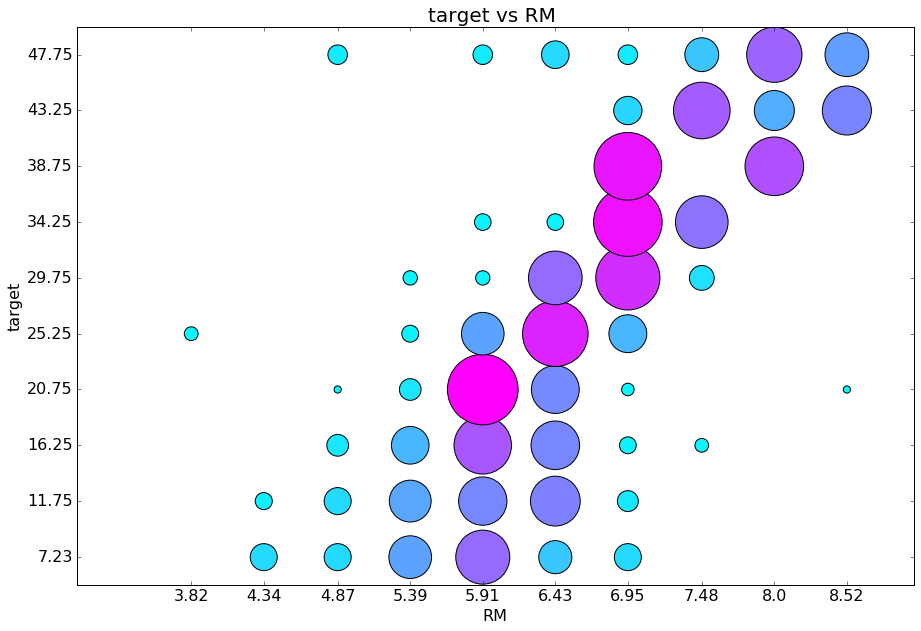

The script that drew this image:
import numpy as np
import pandas as pd
from matplotlib import pyplot as plt


def get_point(x, digits=2):
    a, b = x.split(',')
    a = float(a.strip("("))
    b = float(b.strip("]"))
    c = (a+b)/2
    return np.round(c,digits)


def bubble_plot(df, x, y, z_boolean=None, ordered_x_values=None, ordered_y_values=None, bins_x=10,
                bins_y=10, fontsize=16, figsize=(10,5), maximal_bubble_size=4000,
                normalization_by_all = False, log=False):
    """
    :param df: dataframe
    :param x:  name of first numerical/categorical field (string) (for x-axis)
    :param y: name of second numerical/categorical field (string) (for y-axis)
    :param z_boolean: name of categorical field with two categories / boolean field (for coloring)
    :param ordered_x_values: the values we would like to map from x categorical variable 
    according to the order we would like to present them
    :param ordered_y_values: the values we would like to map from the y categorical variable 
    according to the order we would like to present them
    :param bins_x: the bins for x values if x is numberic
    :param bins_y: the bins for y values if y is numberic
    :param normalization_by_all: True - shows joint distribution p(x,y), False - shows conditional distribution p(y|x)
    :param maximal_bubble_size: if the bubbles are too big or too small this is the parameter you should change!
    :param log: whether to apply log on the count (influence the size of the bubbles)
    :return: nice bubble plot, bubble size is propotional to the frequency of the bucket :)
    """
    plt.figure(figsize=figsize)
    x_is_numeric = df[x].dtype in (float, int) and ordered_x_values is None
    y_is_numeric = df[y].dtype in (float, int) and ordered_y_values is None 
    count_table = pd.concat([pd.cut(df[x], bins=bins_x) if x_is_numeric else df[x],
                             pd.cut(df[y], bins=bins_y) if y_is_numeric else df[y]], axis=1)
    count_table = count_table.groupby(x)[y].value_counts().unstack().fillna(0)
    ordered_x_values = count_table.index.values if ordered_x_values is None else ordered_x_values
    ordered_y_values = count_table.columns if ordered_y_values is None else ordered_y_values
    if z_boolean is not None:
        count_table_long, xticks, yticks, xticklabels, yticklabels = plot_with_z(df, x, y, z_boolean, bins_x, bins_y, x_is_numeric, y_is_numeric, ordered_x_values, ordered_y_values, maximal_bubble_size, 
                                                                                 normalization_by_all=normalization_by_all)
    else:
        count_table_long, xticks, yticks, xticklabels, yticklabels = plot_without_z(df, x, y, z_boolean, count_table, bins_x, bins_y, x_is_numeric, y_is_numeric, ordered_x_values, ordered_y_values, 
                                                                                    normalization_by_all=normalization_by_all, log=log, maximal_bubble_size=maximal_bubble_size )
    plt.xticks(xticks, xticklabels,fontsize=fontsize)
    plt.yticks(yticks, yticklabels,fontsize=fontsize)
    plt.xlabel(x, fontsize=fontsize)
    plt.ylabel(y, fontsize=fontsize)
    if z_boolean is None:
        plt.title("{} vs {} ".format(y,x),fontsize=fontsize+4);
    else:
        plt.title("{} vs {} and {} (in colors)".format(y,x, z_boolean),fontsize=fontsize+4);

def plot_without_z(df, x, y, z, count_table, bins_x, bins_y, x_is_numeric, y_is_numeric, ordered_x_values, ordered_y_values, normalization_by_all=False, log=False, maximal_bubble_size=4000):
    if normalization_by_all:
        count_table /= count_table.sum().sum()
    else:
        count_table = count_table.transpose()
        for col in count_table.columns:
            count_table[col] /= count_table[col].sum()
        count_table = count_table.transpose()
    if log:
        count_table = np.log(count_table)
        maximal_bubble_size /= 2
    size_factor = maximal_bubble_size/count_table.max().max()
    count_table_long = pd.melt(count_table.reset_index(), id_vars=x)
    x_values_dict = {x:i for i, x in enumerate(ordered_x_values)} \
        if not x_is_numeric else {xx:get_point(xx) for xx in ordered_x_values}
    y_values_dict = {x:i for i, x in enumerate(ordered_y_values)} \
        if not y_is_numeric else {xx: get_point(xx) for xx in ordered_y_values}
    xticks = np.arange(count_table.shape[0]) if not x_is_numeric else [get_point(xx) for xx in ordered_x_values]
    yticks = np.arange(count_table.shape[1]) if not y_is_numeric else [get_point(xx) for xx in ordered_y_values]
    xticklabels = ordered_x_values if not x_is_numeric else [get_point(xx) for xx in ordered_x_values]
    yticklabels = ordered_y_values if not y_is_numeric else [get_point(xx) for xx in ordered_y_values]
    count_table_long[x] = count_table_long[x].map(x_values_dict)
    count_table_long[y] = count_table_long[y].map(y_values_dict) 
    plt.scatter(count_table_long[x], count_table_long[y], s=size_factor*count_table_long['value'],
                c=count_table_long['value'], cmap='cool')
 
    return count_table_long, xticks, yticks, xticklabels, yticklabels
    
def plot_with_z(df, x, y, z_boolean, bins_x, bins_y, x_is_numeric, y_is_numeric, ordered_x_values, ordered_y_values, maximal_bubble_size=4000, normalization_by_all=False):
    count_table = pd.concat([pd.cut(df[x], bins=bins_x) if x_is_numeric else df[x],
                         pd.cut(df[y], bins=bins_y) if y_is_numeric else df[y], df[z_boolean]], axis=1)
    count_table = count_table.groupby([x,z_boolean])[y].value_counts().unstack().fillna(0)
    count_table = count_table.unstack()
    count_table_long = pd.melt(count_table.reset_index(), id_vars=x)
    z_boolean_values = count_table_long[z_boolean].unique()
    ratio = pd.DataFrame({'ratio':count_table_long.set_index([x,y,z_boolean]).unstack()['value'][z_boolean_values[1]] / (
    count_table_long.set_index([x,y,z_boolean]).unstack()['value'].sum(axis=1) )})
    count_table_long = count_table_long.set_index([x, y ])[['value']].merge(ratio, left_index=True, right_index=True).reset_index()
    size_factor = maximal_bubble_size/count_table_long['value'].max()
    x_values_dict = {x:i for i, x in enumerate(ordered_x_values)} \
        if not x_is_numeric else {xx:get_point(xx) for xx in ordered_x_values}
    y_values_dict = {x:i for i, x in enumerate(ordered_y_values)} \
        if not y_is_numeric else {xx: get_point(xx) for xx in ordered_y_values}
    xticks = np.arange(len(ordered_x_values)) if not x_is_numeric else [get_point(xx) for xx in ordered_x_values]
    yticks = np.arange(len(ordered_y_values)) if not y_is_numeric else [get_point(xx) for xx in ordered_y_values]
    xticklabels = ordered_x_values if not x_is_numeric else [get_point(xx) for xx in ordered_x_values]
    yticklabels = ordered_y_values if not y_is_numeric else [get_point(xx) for xx in ordered_y_values]
    count_table_long[x] = count_table_long[x].map(x_values_dict)
    count_table_long[y] = count_table_long[y].map(y_values_dict)
    plt.scatter(count_table_long[x], count_table_long[y], s=size_factor*count_table_long['value'],
                c=count_table_long['ratio'], 
                cmap='cool')
    return count_table_long, xticks, yticks, xticklabels, yticklabels
